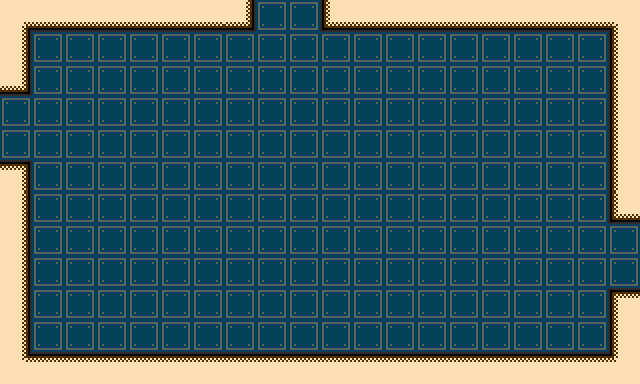

A level layout from a 2D game, rendered from its tile map. Below: a short description, then the map file with tile-grid data replaced by summaries:
An orthogonal 20x12 tile map with 32x32 px tiles, 2 tile layers (Background, Collision).

<map version="1.0" orientation="orthogonal" width="20" height="12" tilewidth="32" tileheight="32">
 <tileset firstgid="1" name="tileset" tilewidth="32" tileheight="32">
  <image source="tileset.png" width="512" height="512" />
 </tileset>
 <layer name="Background" width="20" height="12">
  <data>[240 cells, 240 non-empty, 1 distinct tile ids]</data>
 </layer>
 <layer name="Collision" width="20" height="12">
  <data>[240 cells, 54 non-empty, 12 distinct tile ids]</data>
 </layer>
</map>
